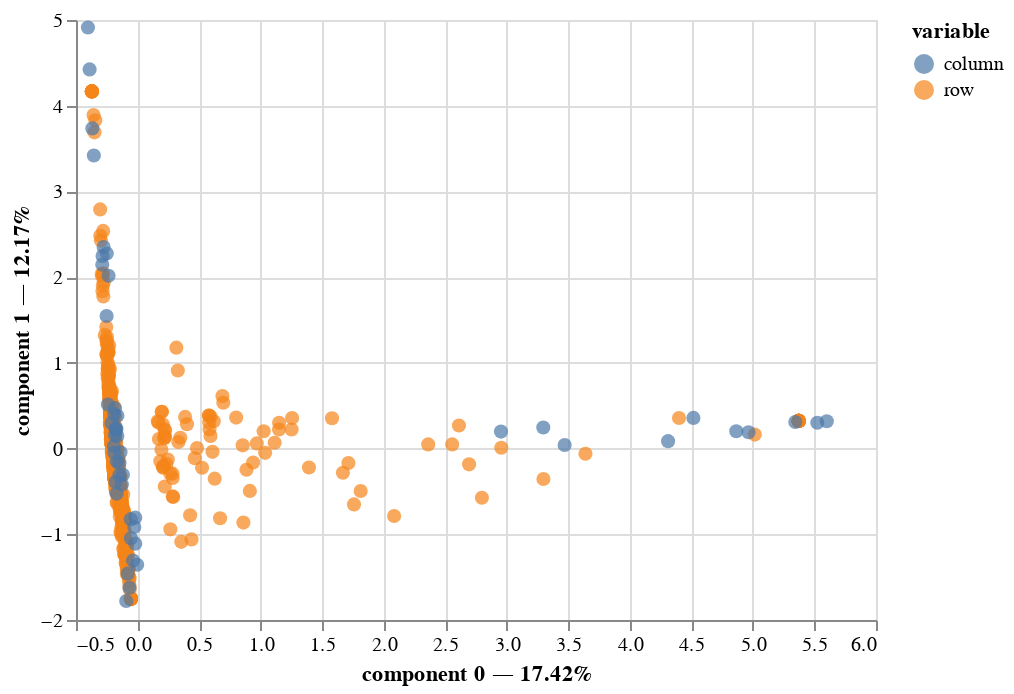

Notebook cell for this chart:
### Code cell
# Application de l'ACM
acm_ItemsQ86L = prince.MCA(n_components = 2)

acm_ItemsQ86L = acm_ItemsQ86L.fit(data[ItemsQ86L])

ax = acm_ItemsQ86L.plot(X=data[ItemsQ86L])
ax

### Figure 1 — Vega-Lite specification as saved in the notebook (floating-point values rounded to 4 significant figures; data arrays with more than 128 entries replaced by an {"elided": "..."} marker saying what was removed)
{"config": {"view": {"continuousWidth": 400, "continuousHeight": 300}}, "data": {"name": "data-90de8922304cec0fc57604a949fddb7e"}, "mark": {"type": "circle", "size": 50}, "encoding": {"color": {"field": "variable", "type": "nominal"}, "tooltip": [{"field": "variable", "type": "nominal"}, {"field": "value", "type": "nominal"}, {"field": "component 0", "type": "quantitative"}, {"field": "component 1", "type": "quantitative"}], "x": {"axis": {"title": "component 0 — 17.42%"}, "field": "component 0", "scale": {"zero": false}, "type": "quantitative"}, "y": {"axis": {"title": "component 1 — 12.17%"}, "field": "component 1", "scale": {"zero": false}, "type": "quantitative"}}, "selection": {"selector001": {"type": "interval", "bind": "scales", "encodings": ["x", "y"]}}, "$schema": "https://vega.github.io/schema/vega-lite/v4.17.0.json", "datasets": {"data-90de8922304cec0fc57604a949fddb7e": {"elided": "1067 records"}}}
